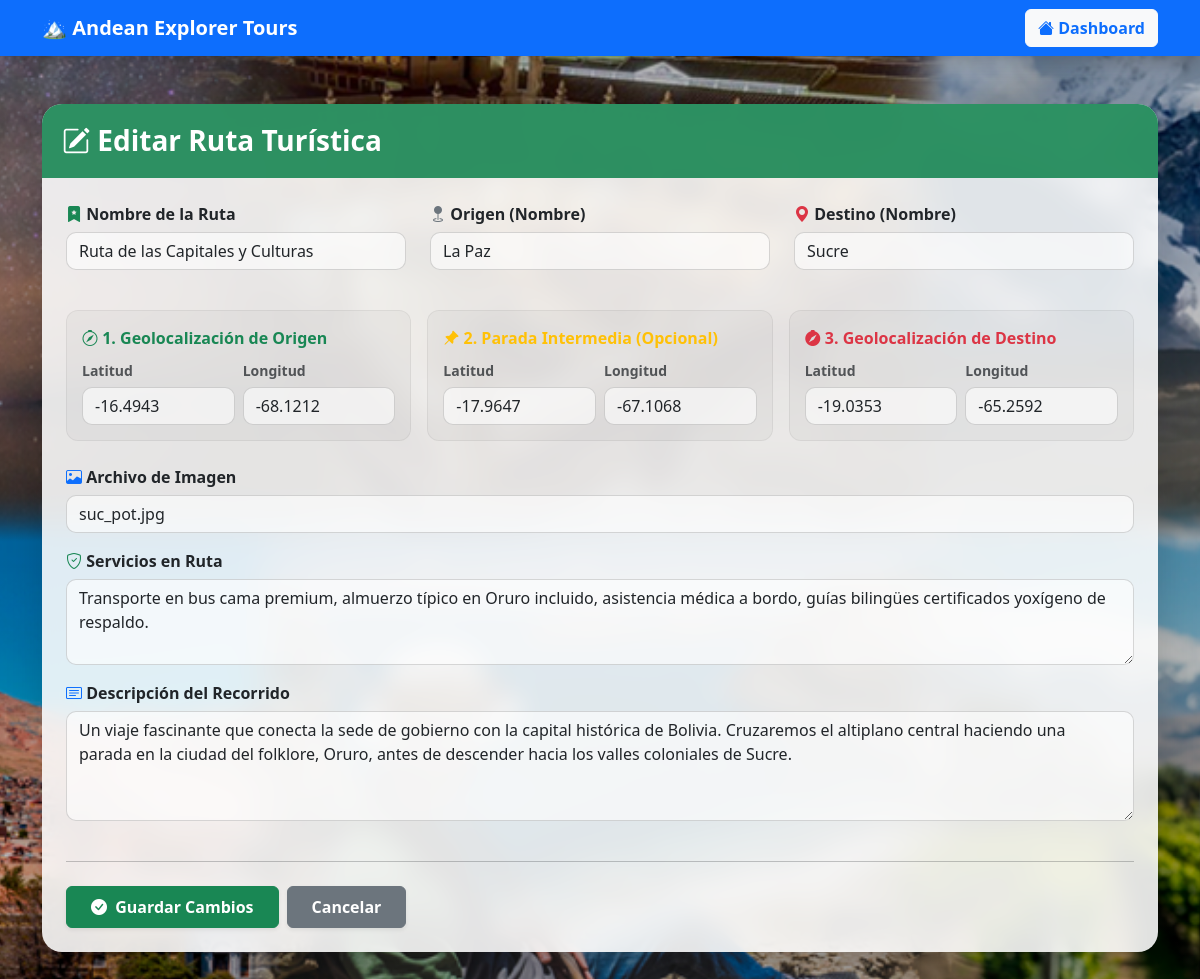
Screenshot of /rutas/editar/1 (signed in) with the database file from the repository.
### app/models/ruta_turistica.py (models this page shows)
class RutaTuristica(db.Model):
    __tablename__ = 'ruta_turistica'
    id = db.Column(db.Integer, primary_key=True)
    nombre = db.Column(db.String(100))
    origen = db.Column(db.String(100))
    destino = db.Column(db.String(100))
    lat_origen = db.Column(db.Float)
    lon_origen = db.Column(db.Float)
    lat_intermedio = db.Column(db.Float)
    lon_intermedio = db.Column(db.Float)
    lat_destino = db.Column(db.Float)
    lon_destino = db.Column(db.Float)
    distancia = db.Column(db.Float)
    tiempo = db.Column(db.String(50))
    servicios = db.Column(db.Text)
    descripcion = db.Column(db.Text)
    imagen = db.Column(db.String(200))

### app/blueprints/rutas/routes.py (the view, shortened to what this page needs)
@rutas_bp.route('/rutas/editar/<int:id>', methods=['GET', 'POST'])
@login_required
def editar(id):
    ruta = RutaTuristica.query.get_or_404(id)
    return render_template('rutas/editar.html', ruta=ruta)

### app/templates/rutas/editar.html (shortened to what this page needs)
<!DOCTYPE html>
<html lang="es">
<head>
    <link href="https://cdn.jsdelivr.net/npm/bootstrap@5.3.3/dist/css/bootstrap.min.css" rel="stylesheet">
    <link href="https://cdn.jsdelivr.net/npm/bootstrap-icons@1.11.3/font/bootstrap-icons.css" rel="stylesheet">
</head>
<body>
<nav class="navbar navbar-dark bg-primary shadow">
    <div class="container">
        <span class="navbar-brand fw-bold">
            🏔 Andean Explorer Tours
        </span>
        <a href="/dashboard" class="btn btn-light text-primary fw-bold">
            <i class="bi bi-house-fill"></i> Dashboard
        </a>
    </div>
</nav>
<div class="container mt-5 mb-5">
    <div class="card card-glass shadow-lg">
        <div class="card-header text-white">
            <h3 class="m-0 fw-bold">
                <i class="bi bi-pencil-square"></i> Editar Ruta Turística
            </h3>
        </div>
        <div class="card-body p-4">
            <form method="POST">
                <div class="row mb-4">
                    <div class="col-md-4 mb-3">
                        <label><i class="bi bi-bookmark-star-fill text-success"></i> Nombre de la Ruta</label>
                        <input type="text" name="nombre" class="form-control" value="{{ ruta.nombre }}" required>
                    </div>
                    <div class="col-md-4 mb-3">
                        <label><i class="bi bi-geo-fill text-secondary"></i> Origen (Nombre)</label>
                        <input type="text" name="origen" class="form-control" value="{{ ruta.origen }}" required>
                    </div>
                    <div class="col-md-4 mb-3">
                        <label><i class="bi bi-geo-alt-fill text-danger"></i> Destino (Nombre)</label>
                        <input type="text" name="destino" class="form-control" value="{{ ruta.destino }}" required>
                    </div>
                </div>
                <div class="row mb-4">
                    <div class="col-12">
                        <div class="row g-3">
                            <div class="col-md-4">
                                <div class="coord-box">
                                    <span class="d-block fw-bold text-success mb-2"><i class="bi bi-compass"></i> 1. Geolocalización de Origen</span>
                                    <div class="row g-2">
                                        <div class="col-6">
                                            <label class="small text-muted">Latitud</label>
                                            <input type="number" step="any" name="lat_origen" class="form-control" value="{{ ruta.lat_origen }}" required>
                                        </div>
                                        <div class="col-6">
                                            <label class="small text-muted">Longitud</label>
                                            <input type="number" step="any" name="lon_origen" class="form-control" value="{{ ruta.lon_origen }}" required>
                                        </div>
                                    </div>
                                </div>
                            </div>
                            <div class="col-md-4">
                                <div class="coord-box">
                                    <span class="d-block fw-bold text-warning mb-2"><i class="bi bi-pin-angle-fill"></i> 2. Parada Intermedia (Opcional)</span>
                                    <div class="row g-2">
                                        <div class="col-6">
                                            <label class="small text-muted">Latitud</label>
                                            <input type="number" step="any" name="lat_punto1" class="form-control" value="{{ ruta.lat_intermedio if ruta.lat_intermedio else '' }}">
                                        </div>
                                        <div class="col-6">
                                            <label class="small text-muted">Longitud</label>
                                            <input type="number" step="any" name="lon_punto1" class="form-control" value="{{ ruta.lon_intermedio if ruta.lon_intermedio else '' }}">
                                        </div>
                                    </div>
                                </div>
                            </div>
                            <div class="col-md-4">
                                <div class="coord-box">
                                    <span class="d-block fw-bold text-danger mb-2"><i class="bi bi-compass-fill"></i> 3. Geolocalización de Destino</span>
                                    <div class="row g-2">
                                        <div class="col-6">
                                            <label class="small text-muted">Latitud</label>
                                            <input type="number" step="any" name="lat_destino" class="form-control" value="{{ ruta.lat_destino }}" required>
                                        </div>
                                        <div class="col-6">
                                            <label class="small text-muted">Longitud</label>
                                            <input type="number" step="any" name="lon_destino" class="form-control" value="{{ ruta.lon_destino }}" required>
                                        </div>
                                    </div>
                                </div>
                            </div>
                        </div>
                    </div>
                </div>
                <div class="row">
                    <div class="col-md-12 mb-3">
                        <label><i class="bi bi-image text-primary"></i> Archivo de Imagen</label>
                        <input type="text" name="imagen" class="form-control" value="{{ ruta.imagen }}" required>
                    </div>
                    <div class="col-md-12 mb-3">
                        <label><i class="bi bi-shield-check text-success"></i> Servicios en Ruta</label>
                        <textarea name="servicios" class="form-control" rows="3" required>{{ ruta.servicios }}</textarea>
                    </div>
                    <div class="col-md-12 mb-4">
                        <label><i class="bi bi-card-text text-primary"></i> Descripción del Recorrido</label>
                        <textarea name="descripcion" class="form-control" rows="4" required>{{ ruta.descripcion }}</textarea>
                    </div>
                </div>
                <hr class="opacity-10 mb-4">
                <div class="d-flex gap-2">
                    <button type="submit" class="btn btn-success fw-semibold px-4 py-2 shadow-sm">
                        <i class="bi bi-check-circle-fill me-1"></i> Guardar Cambios
                    </button>
                    <a href="/rutas" class="btn btn-secondary fw-semibold px-4 py-2 shadow-sm">
                        Cancelar
                    </a>
                </div>
            </form>
        </div>
    </div>
</div>
</body>
</html>

### rows the page displays
RutaTuristica: nombre "Ruta de las Capitales y Culturas", origen "La Paz", destino "Sucre", lat_origen "-16.4943", lon_origen "-68.1212", lat_punto1 "-17.9647", lon_punto1 "-67.1068", lat_destino "-19.0353", lon_destino "-65.2592", imagen "suc_pot.jpg", servicios "Transporte en bus cama premium, almuerzo típico en Oruro incluido, asistencia médica a bordo, guías bilingües certificados yoxígeno de respaldo.", descripcion "Un viaje fascinante que conecta la sede de gobierno con la capital histórica de Bolivia. Cruzaremos el altiplano central haciendo una parada en la ciudad del folklore, Oruro, antes de descender hacia los valles coloniales de Sucre."
